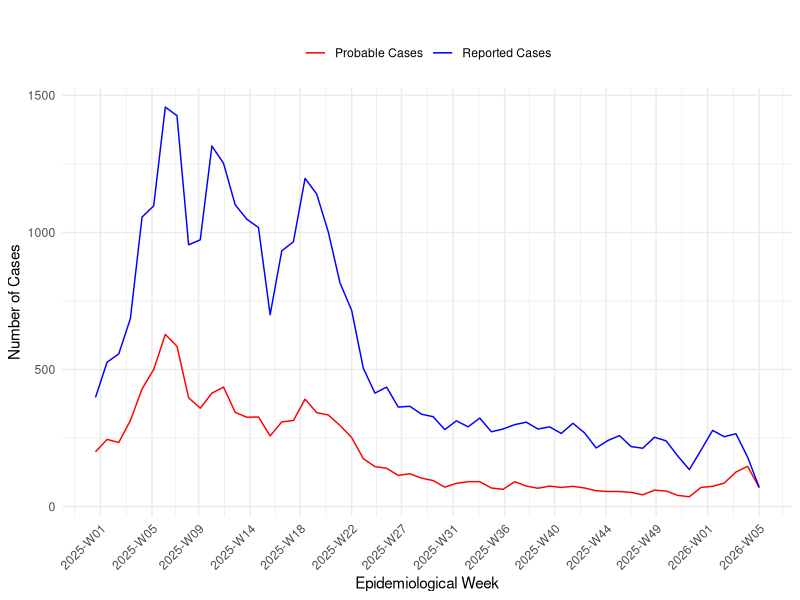
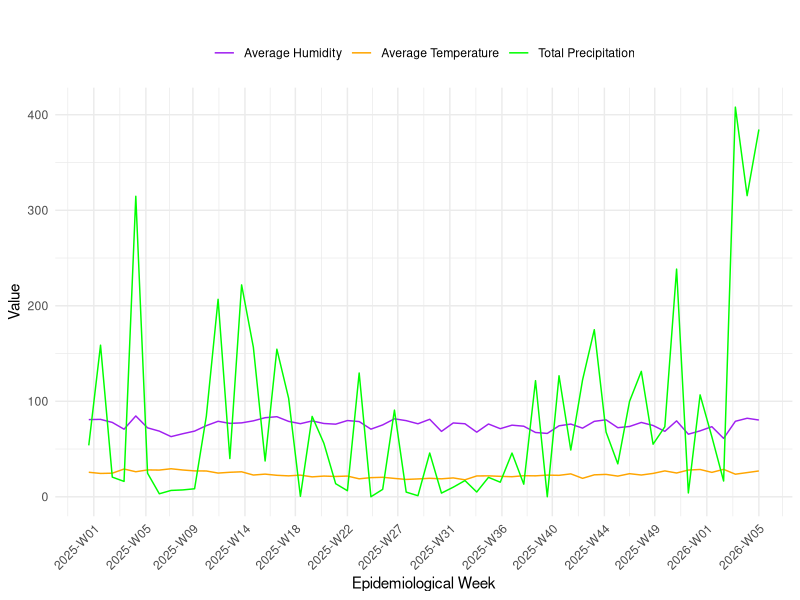
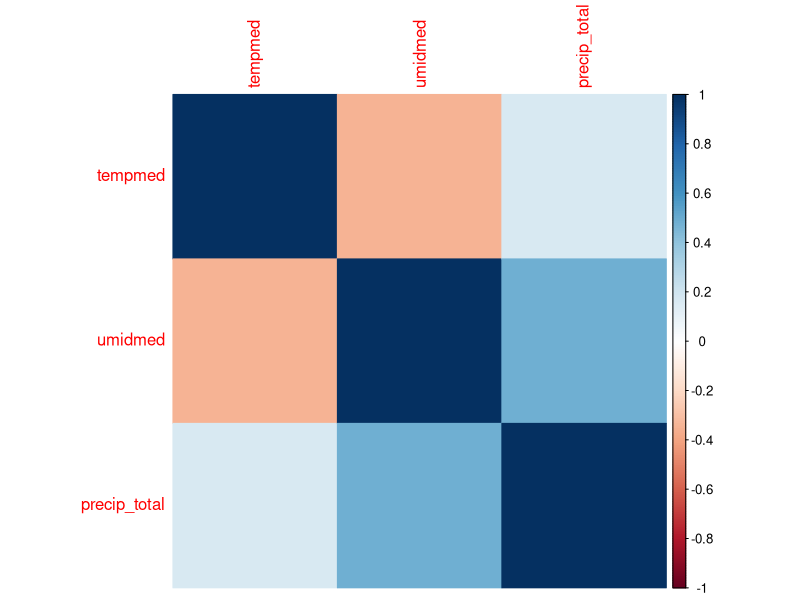
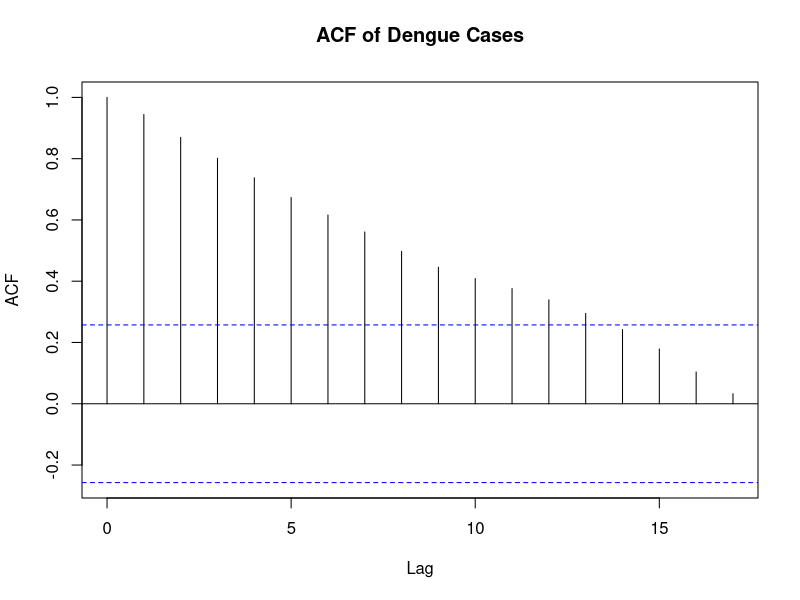
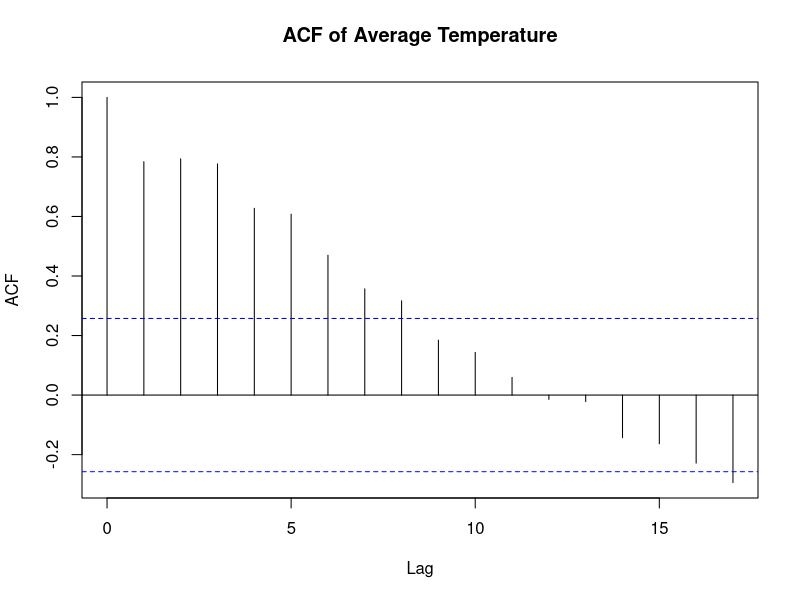
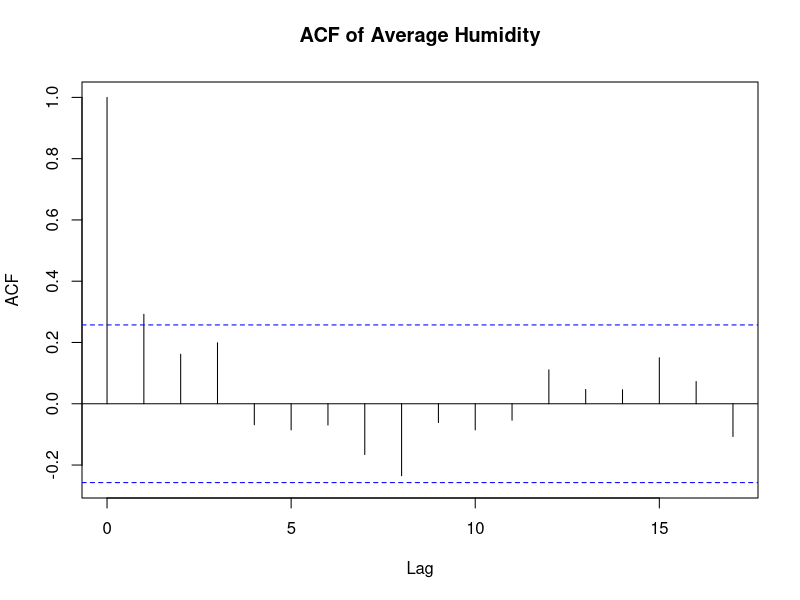
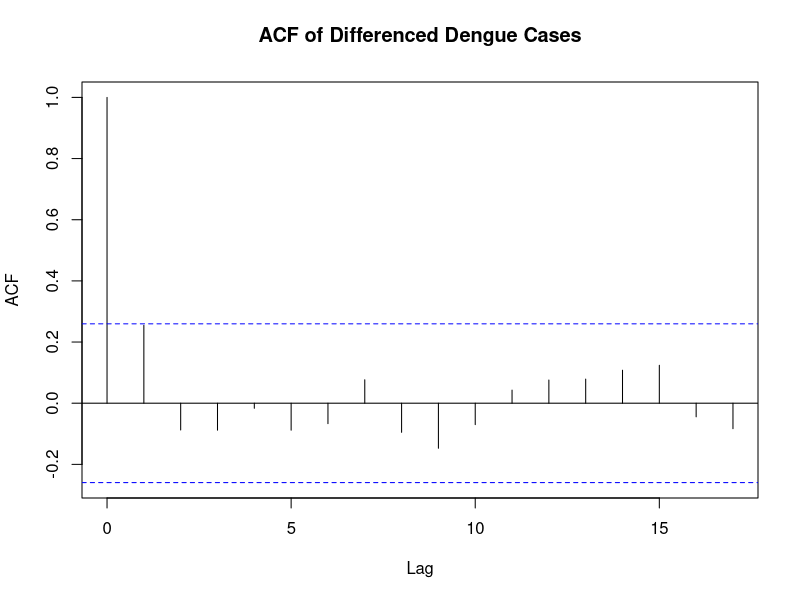
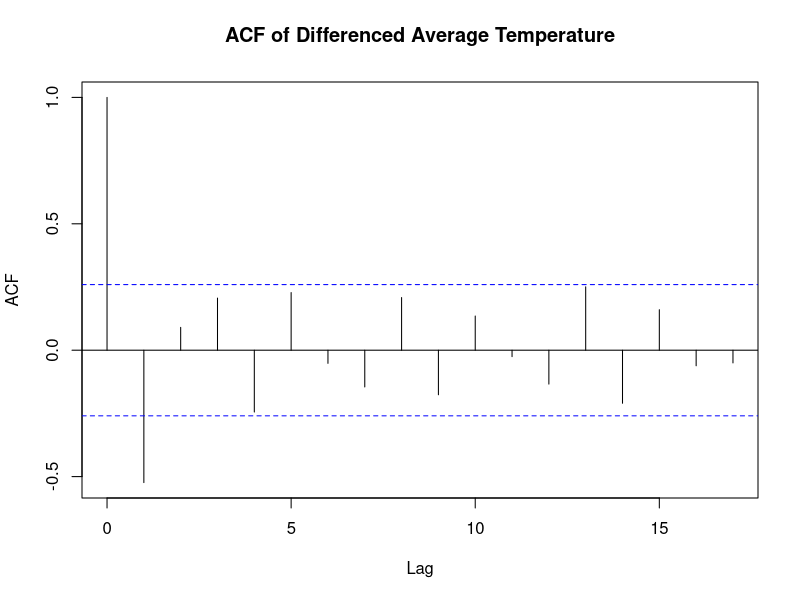

These figures' R source, in order:
library(tidyverse)
library(ggplot2)
library(corrplot)

# Load the merged dataset
dengue_climate_rj <- read_csv("data/dengue_climate_rj_from2025.csv")

# Prepare the data

# Exploratory Data Analysis (EDA)

# Time series plot of dengue cases
ggplot() +
  geom_line(data = dengue_climate_rj, 
            aes(x = data_iniSE, y = casprov, color = "Probable Cases")) +
  geom_line(data = dengue_climate_rj, 
            aes(x = data_iniSE, y = casos, color = "Reported Cases")) +
  labs(title = "", x = "Epidemiological Week", y = "Number of Cases") + 
  scale_x_date(date_labels = "%Y-W%V", date_breaks = "1 month") +
  scale_color_manual(values = c("Reported Cases" = "blue",
                                "Probable Cases" = "red")) +
  theme_minimal() +
  theme(axis.text.x = element_text(angle = 45, hjust = 1),
        legend.title = element_blank(),
        legend.position = "top")

# Time series plot of climate variables
ggplot(dengue_climate_rj, aes(x = data_iniSE)) +
  geom_line(aes(y = tempmed, color = "Average Temperature")) +
  geom_line(aes(y = umidmed, color = "Average Humidity")) +
  geom_line(aes(y = precip_total, color = "Total Precipitation")) +
  labs(title = "", x = "Epidemiological Week", y = "Value") + 
  scale_x_date(date_labels = "%Y-W%V", date_breaks = "1 month") +
  scale_color_manual(values = c("Average Temperature" = "orange",
                                "Total Precipitation" = "green",
                                "Average Humidity" = "purple")) +
  theme_minimal() +
  theme(axis.text.x = element_text(angle = 45, hjust = 1),
        legend.title = element_blank(),
        legend.position = "top")

# Correlation analysis
cor_data <- dengue_climate_rj %>%
  select(tempmed, umidmed, precip_total)
cor_matrix <- cor(cor_data)
corrplot::corrplot(cor_matrix, method = "color")

## Check stationarity of the time series
acf(dengue_climate_rj$casprov, main = "ACF of Dengue Cases")
acf(dengue_climate_rj$tempmed, main = "ACF of Average Temperature")
acf(dengue_climate_rj$umidmed, main = "ACF of Average Humidity")
acf(diff(dengue_climate_rj$casprov), main = "ACF of Differenced Dengue Cases")
acf(diff(dengue_climate_rj$tempmed), main = "ACF of Differenced Average Temperature")


## Lagged correlation analysis
ccf_temp <- ccf(diff(dengue_climate_rj$casprov), diff(dengue_climate_rj$tempmed), lag.max = 20)
ccf_umid <- ccf(diff(dengue_climate_rj$casprov), dengue_climate_rj$umidmed, lag.max = 20)
ccf_precip <- ccf(diff(dengue_climate_rj$casprov), diff(dengue_climate_rj$precip_total), lag.max = 20)
